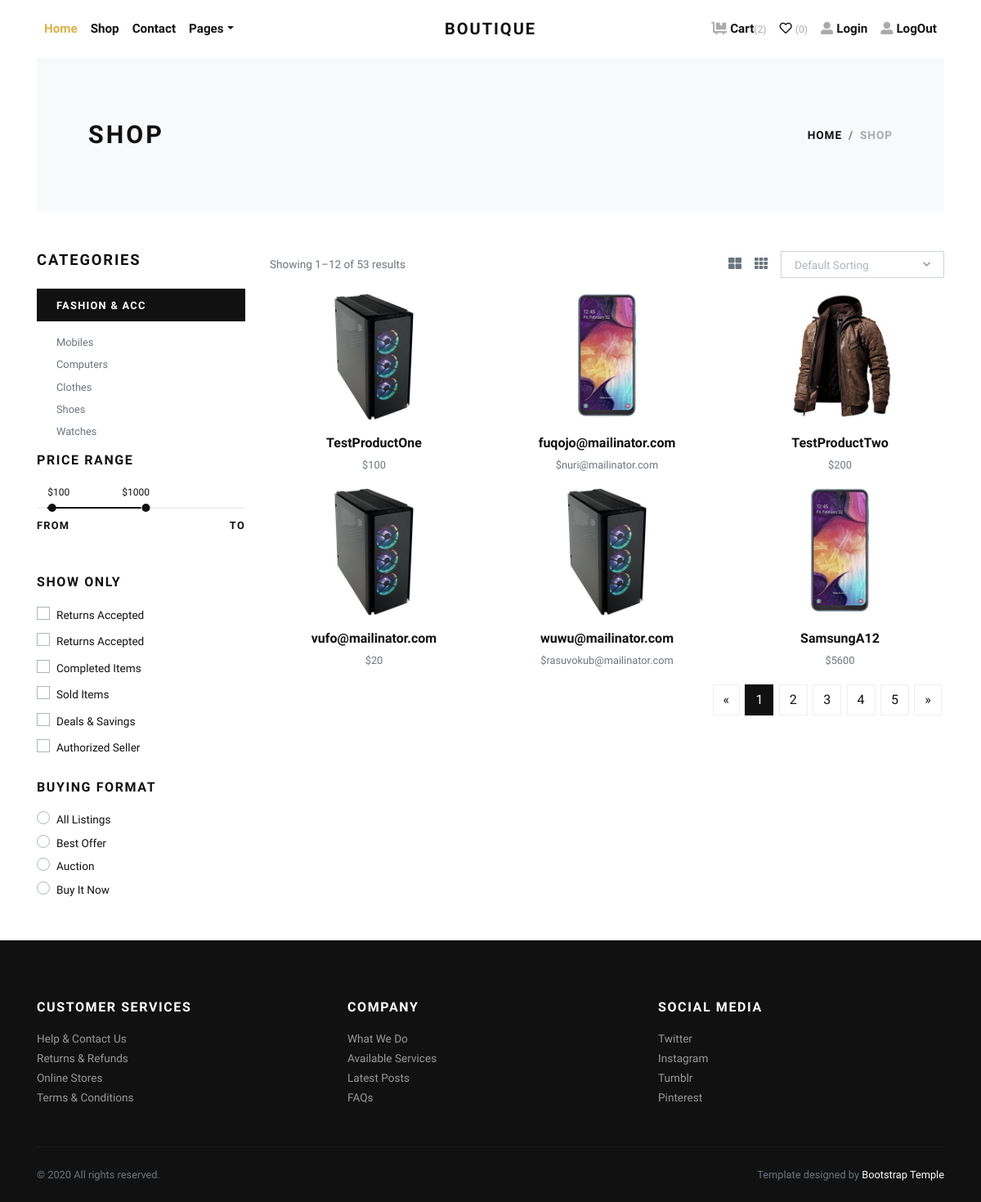
Page /shop.php?product_page=1&cat_id=0 on the committed database.
### tables this page shows
CREATE TABLE `category` (
  `id` int(11) NOT NULL,
  `name` varchar(255) NOT NULL
);

CREATE TABLE `products` (
  `id` int(11) NOT NULL,
  `name` varchar(255) NOT NULL,
  `price` varchar(255) NOT NULL,
  `sale` varchar(255) NOT NULL,
  `img` varchar(255) NOT NULL,
  `description` text NOT NULL,
  `cat_id` int(11) NOT NULL
);

### shop.php (the view, shortened to what this page needs)
<?php
include'includes/header.php';
include'includes/navbar.php';
include_once 'admin/functions/connect.php';
?>
      <div class="container">
        <section class="py-5 bg-light">
          <div class="container">
            <div class="row px-4 px-lg-5 py-lg-4 align-items-center">
              <div class="col-lg-6">
                <h1 class="h2 text-uppercase mb-0">Shop</h1>
              </div>
              <div class="col-lg-6 text-lg-right">
                <nav aria-label="breadcrumb">
                  <ol class="breadcrumb justify-content-lg-end mb-0 px-0">
                    <li class="breadcrumb-item"><a href="index.php">Home</a></li>
                    <li class="breadcrumb-item active" aria-current="page">Shop</li>
                  </ol>
                </nav>
              </div>
            </div>
          </div>
        </section>
        <section class="py-5">
          <div class="container p-0">
            <div class="row">
              <div class="col-lg-3 order-2 order-lg-1">
                <h5 class="text-uppercase mb-4">Categories</h5>
                <div class="py-2 px-4 bg-dark text-white mb-3"><strong class="small text-uppercase font-weight-bold">Fashion &amp; Acc</strong></div>
                <ul class="list-unstyled small text-muted pl-lg-4 font-weight-normal">
                  <?php
                  $selectCat="SELECT * FROM category";
                  $selectCat=$conn->query($selectCat);
                  foreach($selectCat as $cat){
                  ?>
                  <li class="mb-2"><a class="reset-anchor" href="?cat_id=<?=$cat['id']?>&product_page=1"><?=$cat['name']?></a></li>
                  <?php
                   }?>
                </ul>
                <h6 class="text-uppercase mb-4">Price range</h6>
                <div class="price-range pt-4 mb-5">
                  <div id="range"></div>
                  <div class="row pt-2">
                    <div class="col-6"><strong class="small font-weight-bold text-uppercase">From</strong></div>
                    <div class="col-6 text-right"><strong class="small font-weight-bold text-uppercase">To</strong></div>
                  </div>
                </div>
                <h6 class="text-uppercase mb-3">Show only</h6>
                <div class="custom-control custom-checkbox mb-1">
                  <label class="custom-control-label text-small" for="customCheck1">Returns Accepted</label>
                </div>
                <div class="custom-control custom-checkbox mb-1">
                  <label class="custom-control-label text-small" for="customCheck2">Returns Accepted</label>
                </div>
                <div class="custom-control custom-checkbox mb-1">
                  <label class="custom-control-label text-small" for="customCheck3">Completed Items</label>
                </div>
                <div class="custom-control custom-checkbox mb-1">
                  <label class="custom-control-label text-small" for="customCheck4">Sold Items</label>
                </div>
                <div class="custom-control custom-checkbox mb-1">
                  <label class="custom-control-label text-small" for="customCheck5">Deals &amp; Savings</label>
                </div>
                <div class="custom-control custom-checkbox mb-4">
                  <label class="custom-control-label text-small" for="customCheck6">Authorized Seller</label>
                </div>
                <h6 class="text-uppercase mb-3">Buying format</h6>
                <div class="custom-control custom-radio">
                  <label class="custom-control-label text-small" for="customRadio1">All Listings</label>
                </div>
                <div class="custom-control custom-radio">
                  <label class="custom-control-label text-small" for="customRadio2">Best Offer</label>
                </div>
                <div class="custom-control custom-radio">
                  <label class="custom-control-label text-small" for="customRadio3">Auction</label>
                </div>
                <div class="custom-control custom-radio">
                  <label class="custom-control-label text-small" for="customRadio4">Buy It Now</label>
                </div>
              </div>
              <div class="col-lg-9 order-1 order-lg-2 mb-5 mb-lg-0">
                <div class="row mb-3 align-items-center">
                  <div class="col-lg-6 mb-2 mb-lg-0">
                    <p class="text-small text-muted mb-0">Showing 1–12 of 53 results</p>
                  </div>
                  <div class="col-lg-6">
                    <ul class="list-inline d-flex align-items-center justify-content-lg-end mb-0">
                      <li class="list-inline-item text-muted mr-3"><a class="reset-anchor p-0" href="#"><i class="fas fa-th-large"></i></a></li>
                      <li class="list-inline-item text-muted mr-3"><a class="reset-anchor p-0" href="#"><i class="fas fa-th"></i></a></li>
                      <li class="list-inline-item">
                      </li>
                    </ul>
                  </div>
                </div>
                <div class="row">
                  <?php
                    $productPageNumber=$_GET['product_page'];
                    $offset=($productPageNumber-1)*6;
                    if($_GET['cat_id']==0){
                      $selectProduct="SELECT * FROM products LIMIT 6 OFFSET $offset";
                    }else{
                      $cat_id=$_GET['cat_id'];
                      $selectProduct="SELECT * FROM products WHERE cat_id=$cat_id";
                    }
                    $selectProduct=$conn->query($selectProduct);
                      foreach($selectProduct as $product){
                        $proID=$product['id'];
                        $selectProductIMG="SELECT img_name FROM images WHERE pro_id=$proID";
                        $selectProductIMG=$conn->query($selectProductIMG);
                        $selectProductIMG=$selectProductIMG->fetch_assoc();
                        $imgExloded=explode(',',$selectProductIMG['img_name']);
                  ?>
                  <div class="col-lg-4 col-sm-6">
                    <div class="product text-center">
                      <div class="mb-3 position-relative">
                        <div class="badge text-white badge-"></div><a class="d-block" href="detail.php?id=<?=$product['id']?>"><img class="img-fluid w-50" src="admin/images/pro/<?=$imgExloded[0]?>" alt="..."></a>
                      </div>
                      <h6> <a class="reset-anchor" href="detail.php?id=<?=$product['id']?>"><?=$product['name']?></a></h6>
                      <p class="small text-muted">$<?=$product['price']?></p>
                    </div>
                  </div>
                 <?php }?>
                </div>
                <nav aria-label="Page navigation example">
                  <ul class="pagination justify-content-center justify-content-lg-end">
                    <li class="page-item">
                      <a class="page-link" href="#" aria-label="Previous"><span aria-hidden="true">«</span></a></li>
                    <?PHP
                      $paginationCount="SELECT count(id) FROM products";
                      $paginationCount=$conn->query($paginationCount);
                      $paginationCount=$paginationCount->fetch_assoc();
                      $paginationCount=$paginationCount["count(id)"];
                      $productPage=1;
                      for($i=0;$i<$paginationCount/6;$i++){
                    ?>
                    <li class="page-item <?=$productPage == $_GET['product_page']?'active':''?>">
                      <a class="page-link" href="?product_page=<?php echo $productPage ?><?= ($cat['id']==0)?'':'&cat_id='.$_GET['cat_id']?>"><?= $productPage?></a>
                    </li>
                    <?php
                      $productPage++;
                     }?>
                    <li class="page-item"><a class="page-link" href="#" aria-label="Next"><span aria-hidden="true">»</span></a></li>
                  </ul>
                </nav>
              </div>
            </div>
          </div>
        </section>
      </div>
<?php
include'includes/footer.php';
?>

### css/style.default.css (style rules this page uses)
.text-small { font-size: 0.85rem !important; }
strong { font-weight: 700; }
.text-uppercase { text-transform: uppercase; letter-spacing: 0.1em; }
.reset-anchor { color: inherit; transition: all 0.3s; }
.noUi-target { background: #efefef; border-radius: 0; border: none; box-shadow: none; }
.noUi-horizontal { height: 2px; }
body { font-family: "Libre Franklin", sans-serif; font-size: 1rem; font-weight: 400; line-height: 1.5; color: #111111; background-color: #fff; }
a { color: #dcb14a; text-decoration: none; }
h1, h2, h3, h4, h5, h6, .h1, .h2, .h3, .h4, .h5, .h6 { margin-bottom: 0.5rem; font-family: inherit; font-weight: 900; line-height: 1.2; color: inherit; }
h1, .h1 { font-size: 2.2rem; }
h2, .h2 { font-size: 1.9rem; }
h5, .h5 { font-size: 1.15rem; }
h6, .h6 { font-size: 1rem; }
small, .small { font-size: 80%; font-weight: 400; }
.page-item:first-child .page-link { border-top-left-radius: 0; border-bottom-left-radius: 0; }
.page-item:last-child .page-link { border-top-right-radius: 0; border-bottom-right-radius: 0; }
.page-item.active .page-link { color: #fff; background-color: #111111; border-color: #111111; }
.page-link { padding: 0.5rem 0.75rem; line-height: 1.25; color: #111111; background-color: none; border: 1px solid #eee; margin: 0.2rem; transition: all 0.3s; }
.bg-light { background-color: #f8f9fa !important; }
.bg-dark { background-color: #111111 !important; }
.custom-checkbox .custom-control-label::before { border-radius: 0; }
.custom-radio .custom-control-label::before { border-radius: 50%; }
.custom-control-label { font-weight: 400; line-height: 2.1em; cursor: pointer; }
.breadcrumb { background: #f8f9fa; }
.breadcrumb-item { font-size: 0.85rem; text-transform: uppercase; letter-spacing: 0.07em; font-weight: 900; color: #111111; }
.breadcrumb-item a { color: inherit; transition: all 0.3s; }
.breadcrumb-item.active { color: #aaa; }

### rows in the picture
category: name "Mobiles"
category: name "Computers"
category: name "Clothes"
category: name "Shoes"
category: name "Watches"
products: name "TestProductOne", price "100"
products: name "fuqojo@mailinator.com", price "nuri@mailinator.com"
products: name "TestProductTwo", price "200"
products: name "vufo@mailinator.com", price "20"
products: name "wuwu@mailinator.com", price "rasuvokub@mailinator.com"
products: name "SamsungA12", price "5600"
